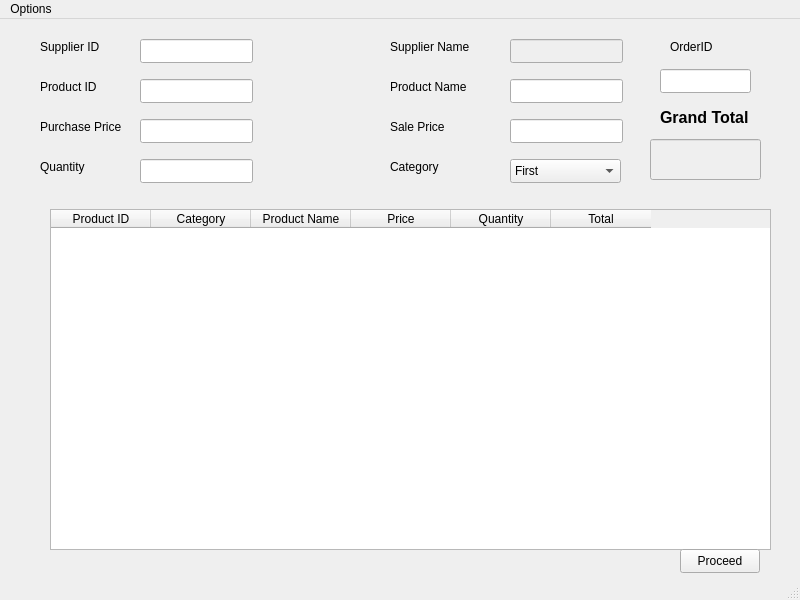
<?xml version="1.0" encoding="UTF-8"?>
<ui version="4.0">
 <class>MainWindow</class>
 <widget class="QMainWindow" name="MainWindow">
  <property name="geometry">
   <rect>
    <x>0</x>
    <y>0</y>
    <width>800</width>
    <height>600</height>
   </rect>
  </property>
  <property name="windowTitle">
   <string>MainWindow</string>
  </property>
  <widget class="QWidget" name="centralwidget">
   <widget class="QLabel" name="label">
    <property name="geometry">
     <rect>
      <x>40</x>
      <y>20</y>
      <width>61</width>
      <height>16</height>
     </rect>
    </property>
    <property name="text">
     <string>Supplier ID</string>
    </property>
   </widget>
   <widget class="QLabel" name="label_2">
    <property name="geometry">
     <rect>
      <x>390</x>
      <y>20</y>
      <width>81</width>
      <height>16</height>
     </rect>
    </property>
    <property name="text">
     <string>Supplier Name</string>
    </property>
   </widget>
   <widget class="QLabel" name="label_3">
    <property name="geometry">
     <rect>
      <x>40</x>
      <y>60</y>
      <width>71</width>
      <height>16</height>
     </rect>
    </property>
    <property name="text">
     <string>Product ID</string>
    </property>
   </widget>
   <widget class="QLabel" name="label_4">
    <property name="geometry">
     <rect>
      <x>390</x>
      <y>60</y>
      <width>81</width>
      <height>16</height>
     </rect>
    </property>
    <property name="text">
     <string>Product Name</string>
    </property>
   </widget>
   <widget class="QLabel" name="label_5">
    <property name="geometry">
     <rect>
      <x>40</x>
      <y>100</y>
      <width>81</width>
      <height>16</height>
     </rect>
    </property>
    <property name="text">
     <string>Purchase Price</string>
    </property>
   </widget>
   <widget class="QLabel" name="label_6">
    <property name="geometry">
     <rect>
      <x>390</x>
      <y>100</y>
      <width>61</width>
      <height>16</height>
     </rect>
    </property>
    <property name="text">
     <string>Sale Price</string>
    </property>
   </widget>
   <widget class="QLabel" name="label_7">
    <property name="geometry">
     <rect>
      <x>40</x>
      <y>140</y>
      <width>49</width>
      <height>16</height>
     </rect>
    </property>
    <property name="text">
     <string>Quantity</string>
    </property>
   </widget>
   <widget class="QLineEdit" name="lineEdit">
    <property name="geometry">
     <rect>
      <x>140</x>
      <y>20</y>
      <width>113</width>
      <height>24</height>
     </rect>
    </property>
   </widget>
   <widget class="QLineEdit" name="lineEdit_2">
    <property name="enabled">
     <bool>false</bool>
    </property>
    <property name="geometry">
     <rect>
      <x>510</x>
      <y>20</y>
      <width>113</width>
      <height>24</height>
     </rect>
    </property>
   </widget>
   <widget class="QLineEdit" name="lineEdit_3">
    <property name="geometry">
     <rect>
      <x>140</x>
      <y>60</y>
      <width>113</width>
      <height>24</height>
     </rect>
    </property>
   </widget>
   <widget class="QLineEdit" name="lineEdit_4">
    <property name="enabled">
     <bool>true</bool>
    </property>
    <property name="geometry">
     <rect>
      <x>510</x>
      <y>60</y>
      <width>113</width>
      <height>24</height>
     </rect>
    </property>
   </widget>
   <widget class="QLineEdit" name="lineEdit_5">
    <property name="geometry">
     <rect>
      <x>140</x>
      <y>100</y>
      <width>113</width>
      <height>24</height>
     </rect>
    </property>
   </widget>
   <widget class="QLineEdit" name="lineEdit_6">
    <property name="geometry">
     <rect>
      <x>510</x>
      <y>100</y>
      <width>113</width>
      <height>24</height>
     </rect>
    </property>
   </widget>
   <widget class="QLineEdit" name="lineEdit_7">
    <property name="geometry">
     <rect>
      <x>140</x>
      <y>140</y>
      <width>113</width>
      <height>24</height>
     </rect>
    </property>
   </widget>
   <widget class="QTableWidget" name="tableWidget">
    <property name="geometry">
     <rect>
      <x>50</x>
      <y>190</y>
      <width>721</width>
      <height>341</height>
     </rect>
    </property>
    <column>
     <property name="text">
      <string>Product ID</string>
     </property>
    </column>
    <column>
     <property name="text">
      <string>Category</string>
     </property>
    </column>
    <column>
     <property name="text">
      <string>Product Name</string>
     </property>
    </column>
    <column>
     <property name="text">
      <string>Price</string>
     </property>
    </column>
    <column>
     <property name="text">
      <string>Quantity</string>
     </property>
    </column>
    <column>
     <property name="text">
      <string>Total</string>
     </property>
    </column>
   </widget>
   <widget class="QLineEdit" name="lineEdit_8">
    <property name="enabled">
     <bool>false</bool>
    </property>
    <property name="geometry">
     <rect>
      <x>650</x>
      <y>120</y>
      <width>111</width>
      <height>41</height>
     </rect>
    </property>
    <property name="text">
     <string/>
    </property>
   </widget>
   <widget class="QLabel" name="label_8">
    <property name="geometry">
     <rect>
      <x>660</x>
      <y>90</y>
      <width>91</width>
      <height>16</height>
     </rect>
    </property>
    <property name="font">
     <font>
      <pointsize>12</pointsize>
      <bold>true</bold>
     </font>
    </property>
    <property name="text">
     <string>Grand Total</string>
    </property>
   </widget>
   <widget class="QPushButton" name="pushButton">
    <property name="geometry">
     <rect>
      <x>680</x>
      <y>530</y>
      <width>80</width>
      <height>24</height>
     </rect>
    </property>
    <property name="text">
     <string>Proceed</string>
    </property>
   </widget>
   <widget class="QLabel" name="label_9">
    <property name="geometry">
     <rect>
      <x>390</x>
      <y>140</y>
      <width>61</width>
      <height>16</height>
     </rect>
    </property>
    <property name="text">
     <string>Category</string>
    </property>
   </widget>
   <widget class="QLabel" name="label_10">
    <property name="geometry">
     <rect>
      <x>670</x>
      <y>20</y>
      <width>61</width>
      <height>16</height>
     </rect>
    </property>
    <property name="text">
     <string>OrderID</string>
    </property>
   </widget>
   <widget class="QLineEdit" name="lineEdit_10">
    <property name="geometry">
     <rect>
      <x>660</x>
      <y>50</y>
      <width>91</width>
      <height>24</height>
     </rect>
    </property>
   </widget>
   <widget class="QComboBox" name="comboBox">
    <property name="geometry">
     <rect>
      <x>510</x>
      <y>140</y>
      <width>111</width>
      <height>24</height>
     </rect>
    </property>
    <item>
     <property name="text">
      <string>First</string>
     </property>
    </item>
   </widget>
  </widget>
  <widget class="QMenuBar" name="menubar">
   <property name="geometry">
    <rect>
     <x>0</x>
     <y>0</y>
     <width>800</width>
     <height>21</height>
    </rect>
   </property>
   <widget class="QMenu" name="menuOptions">
    <property name="title">
     <string>Options</string>
    </property>
    <addaction name="actionAdd"/>
    <addaction name="actionOrder"/>
   </widget>
   <addaction name="menuOptions"/>
  </widget>
  <widget class="QStatusBar" name="statusbar"/>
  <action name="actionAdd">
   <property name="text">
    <string>Add</string>
   </property>
  </action>
  <action name="actionOrder">
   <property name="text">
    <string>Order</string>
   </property>
  </action>
 </widget>
 <resources/>
 <connections/>
</ui>
